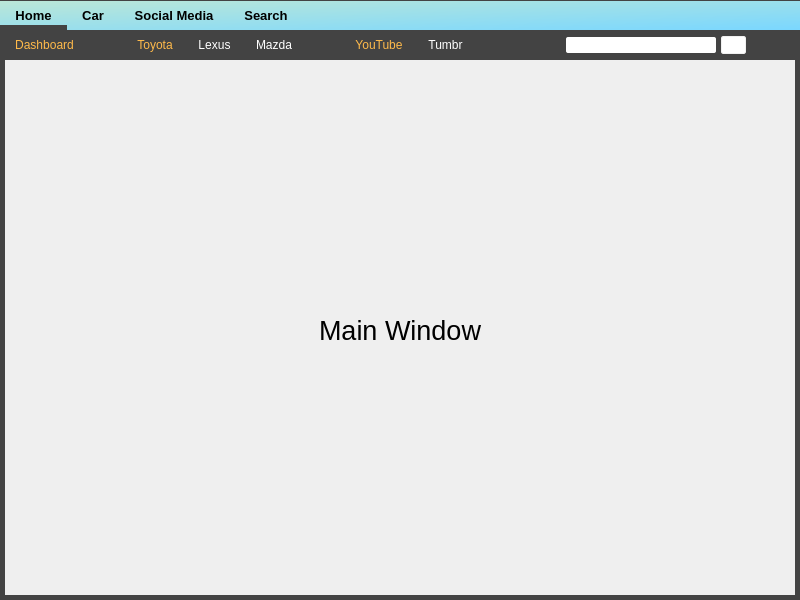
<?xml version="1.0" encoding="UTF-8"?>
<ui version="4.0">
 <class>MainWindow</class>
 <widget class="QMainWindow" name="MainWindow">
  <property name="geometry">
   <rect>
    <x>0</x>
    <y>0</y>
    <width>800</width>
    <height>600</height>
   </rect>
  </property>
  <property name="windowTitle">
   <string>MainWindow</string>
  </property>
  <property name="styleSheet">
   <string notr="true">/* Style for first menu widget  */
#main_menu_widget {
	background-color: qlineargradient(spread:pad, x1:0, y1:0, x2:1, y2:1, stop:0 rgba(188, 231, 215, 255), stop:1 rgba(122, 215, 255, 255));
	border-top: 1px solid #434343;
}

#main_menu_widget QPushButton {
	border: none;
	padding-left: 15px;
	padding-right: 15px;
}

#main_menu_widget QPushButton:hover {
	color: #0946F7
}

#main_menu_widget QPushButton:checked {
	padding-top: 5px;
	border-bottom: 5px solid rgb(67, 67, 67)
}

/* Style for second menu widget  */
#second_menu_widget  {
	background-color: rgb(67, 67, 67);
}

#second_menu_widget QPushButton  {
	border: none;
   color: #fff;
}

#second_menu_widget QPushButton:hover  {
	color: #EDBB99;
}

#second_menu_widget QPushButton:checked  {
	color: rgb(255, 186, 74);
}

/* Style for search widget  */
#search_widget QLineEdit {
	border-radius: 2px;
	padding-left: 5px;
}

#search_widget QPushButton {
	border-radius: 2px;
	background-color: #fff;
	border: 1px solid #f0f0f0;
}

#search_widget QPushButton:pressed {
	padding-left:5px;
}

/* Style for main widget  */
#main_widget {
	border-left: 5px solid #434343;
	border-right: 5px solid #434343;
	border-bottom: 5px solid #434343;
}

</string>
  </property>
  <widget class="QWidget" name="centralwidget">
   <layout class="QGridLayout" name="gridLayout_3">
    <property name="leftMargin">
     <number>0</number>
    </property>
    <property name="topMargin">
     <number>0</number>
    </property>
    <property name="rightMargin">
     <number>0</number>
    </property>
    <property name="bottomMargin">
     <number>0</number>
    </property>
    <property name="spacing">
     <number>0</number>
    </property>
    <item row="0" column="0">
     <layout class="QGridLayout" name="gridLayout_2">
      <property name="spacing">
       <number>0</number>
      </property>
      <item row="1" column="0">
       <widget class="QWidget" name="main_widget" native="true">
        <property name="styleSheet">
         <string notr="true"/>
        </property>
        <layout class="QGridLayout" name="gridLayout_4">
         <property name="leftMargin">
          <number>0</number>
         </property>
         <property name="topMargin">
          <number>0</number>
         </property>
         <property name="rightMargin">
          <number>0</number>
         </property>
         <property name="bottomMargin">
          <number>0</number>
         </property>
         <property name="spacing">
          <number>0</number>
         </property>
         <item row="0" column="0">
          <widget class="QStackedWidget" name="stackedWidget">
           <property name="acceptDrops">
            <bool>false</bool>
           </property>
           <property name="styleSheet">
            <string notr="true"/>
           </property>
           <property name="currentIndex">
            <number>0</number>
           </property>
           <widget class="QWidget" name="page_8">
            <layout class="QGridLayout" name="gridLayout_11">
             <item row="0" column="1">
              <widget class="QLabel" name="label">
               <property name="font">
                <font>
                 <pointsize>20</pointsize>
                </font>
               </property>
               <property name="text">
                <string>Main Window</string>
               </property>
               <property name="alignment">
                <set>Qt::AlignCenter</set>
               </property>
              </widget>
             </item>
            </layout>
           </widget>
          </widget>
         </item>
        </layout>
       </widget>
      </item>
      <item row="0" column="0">
       <layout class="QHBoxLayout" name="horizontalLayout">
        <property name="spacing">
         <number>0</number>
        </property>
        <item>
         <layout class="QVBoxLayout" name="verticalLayout">
          <property name="spacing">
           <number>0</number>
          </property>
          <item>
           <widget class="QWidget" name="main_menu_widget" native="true">
            <property name="minimumSize">
             <size>
              <width>0</width>
              <height>30</height>
             </size>
            </property>
            <property name="maximumSize">
             <size>
              <width>16777215</width>
              <height>40</height>
             </size>
            </property>
            <property name="styleSheet">
             <string notr="true"/>
            </property>
            <layout class="QHBoxLayout" name="horizontalLayout_2">
             <property name="spacing">
              <number>0</number>
             </property>
             <property name="leftMargin">
              <number>0</number>
             </property>
             <property name="topMargin">
              <number>0</number>
             </property>
             <property name="rightMargin">
              <number>15</number>
             </property>
             <property name="bottomMargin">
              <number>0</number>
             </property>
             <item>
              <widget class="QPushButton" name="home_btn">
               <property name="minimumSize">
                <size>
                 <width>0</width>
                 <height>30</height>
                </size>
               </property>
               <property name="font">
                <font>
                 <pointsize>10</pointsize>
                 <bold>true</bold>
                </font>
               </property>
               <property name="styleSheet">
                <string notr="true"/>
               </property>
               <property name="text">
                <string>Home</string>
               </property>
               <property name="icon">
                <iconset resource="static/resource.qrc">
                 <normaloff>:/icon/icon/home-4-48.ico</normaloff>:/icon/icon/home-4-48.ico</iconset>
               </property>
               <property name="iconSize">
                <size>
                 <width>12</width>
                 <height>12</height>
                </size>
               </property>
               <property name="checkable">
                <bool>true</bool>
               </property>
               <property name="checked">
                <bool>true</bool>
               </property>
               <property name="autoExclusive">
                <bool>true</bool>
               </property>
              </widget>
             </item>
             <item>
              <widget class="QPushButton" name="car_btn">
               <property name="minimumSize">
                <size>
                 <width>0</width>
                 <height>30</height>
                </size>
               </property>
               <property name="font">
                <font>
                 <pointsize>10</pointsize>
                 <bold>true</bold>
                </font>
               </property>
               <property name="text">
                <string>Car</string>
               </property>
               <property name="icon">
                <iconset resource="static/resource.qrc">
                 <normaloff>:/icon/icon/car-4-64.ico</normaloff>:/icon/icon/car-4-64.ico</iconset>
               </property>
               <property name="iconSize">
                <size>
                 <width>12</width>
                 <height>12</height>
                </size>
               </property>
               <property name="checkable">
                <bool>true</bool>
               </property>
               <property name="autoExclusive">
                <bool>true</bool>
               </property>
              </widget>
             </item>
             <item>
              <widget class="QPushButton" name="social_btn">
               <property name="minimumSize">
                <size>
                 <width>0</width>
                 <height>30</height>
                </size>
               </property>
               <property name="font">
                <font>
                 <pointsize>10</pointsize>
                 <bold>true</bold>
                </font>
               </property>
               <property name="styleSheet">
                <string notr="true"/>
               </property>
               <property name="text">
                <string>Social Media</string>
               </property>
               <property name="icon">
                <iconset resource="static/resource.qrc">
                 <normaloff>:/icon/icon/group-64.ico</normaloff>:/icon/icon/group-64.ico</iconset>
               </property>
               <property name="iconSize">
                <size>
                 <width>12</width>
                 <height>12</height>
                </size>
               </property>
               <property name="checkable">
                <bool>true</bool>
               </property>
               <property name="autoExclusive">
                <bool>true</bool>
               </property>
              </widget>
             </item>
             <item>
              <widget class="QPushButton" name="search_btn">
               <property name="minimumSize">
                <size>
                 <width>0</width>
                 <height>30</height>
                </size>
               </property>
               <property name="font">
                <font>
                 <pointsize>10</pointsize>
                 <bold>true</bold>
                </font>
               </property>
               <property name="text">
                <string>Search</string>
               </property>
               <property name="icon">
                <iconset resource="static/resource.qrc">
                 <normaloff>:/icon/icon/search-3-48.ico</normaloff>:/icon/icon/search-3-48.ico</iconset>
               </property>
               <property name="iconSize">
                <size>
                 <width>12</width>
                 <height>12</height>
                </size>
               </property>
               <property name="checkable">
                <bool>true</bool>
               </property>
               <property name="autoExclusive">
                <bool>true</bool>
               </property>
              </widget>
             </item>
             <item>
              <spacer name="horizontalSpacer_3">
               <property name="orientation">
                <enum>Qt::Horizontal</enum>
               </property>
               <property name="sizeHint" stdset="0">
                <size>
                 <width>40</width>
                 <height>20</height>
                </size>
               </property>
              </spacer>
             </item>
             <item>
              <widget class="QLabel" name="user_logo">
               <property name="minimumSize">
                <size>
                 <width>20</width>
                 <height>20</height>
                </size>
               </property>
               <property name="maximumSize">
                <size>
                 <width>20</width>
                 <height>20</height>
                </size>
               </property>
               <property name="text">
                <string/>
               </property>
               <property name="pixmap">
                <pixmap resource="static/resource.qrc">:/icon/icon/user-48.ico</pixmap>
               </property>
               <property name="scaledContents">
                <bool>true</bool>
               </property>
              </widget>
             </item>
            </layout>
           </widget>
          </item>
          <item>
           <widget class="QWidget" name="second_menu_widget" native="true">
            <property name="minimumSize">
             <size>
              <width>0</width>
              <height>30</height>
             </size>
            </property>
            <property name="maximumSize">
             <size>
              <width>16777215</width>
              <height>30</height>
             </size>
            </property>
            <property name="styleSheet">
             <string notr="true"/>
            </property>
            <layout class="QHBoxLayout" name="horizontalLayout_3">
             <property name="spacing">
              <number>25</number>
             </property>
             <property name="leftMargin">
              <number>15</number>
             </property>
             <property name="topMargin">
              <number>0</number>
             </property>
             <property name="rightMargin">
              <number>15</number>
             </property>
             <property name="bottomMargin">
              <number>0</number>
             </property>
             <item>
              <widget class="QWidget" name="home_widget" native="true">
               <layout class="QHBoxLayout" name="horizontalLayout_4">
                <property name="spacing">
                 <number>0</number>
                </property>
                <property name="leftMargin">
                 <number>0</number>
                </property>
                <property name="topMargin">
                 <number>0</number>
                </property>
                <property name="rightMargin">
                 <number>0</number>
                </property>
                <property name="bottomMargin">
                 <number>0</number>
                </property>
                <item>
                 <widget class="QPushButton" name="pushButton_5">
                  <property name="text">
                   <string>Dashboard</string>
                  </property>
                  <property name="checkable">
                   <bool>true</bool>
                  </property>
                  <property name="checked">
                   <bool>true</bool>
                  </property>
                  <property name="autoExclusive">
                   <bool>true</bool>
                  </property>
                 </widget>
                </item>
                <item>
                 <spacer name="horizontalSpacer_7">
                  <property name="orientation">
                   <enum>Qt::Horizontal</enum>
                  </property>
                  <property name="sizeHint" stdset="0">
                   <size>
                    <width>40</width>
                    <height>20</height>
                   </size>
                  </property>
                 </spacer>
                </item>
               </layout>
              </widget>
             </item>
             <item>
              <widget class="QWidget" name="car_widget" native="true">
               <layout class="QHBoxLayout" name="horizontalLayout_5">
                <property name="spacing">
                 <number>25</number>
                </property>
                <property name="leftMargin">
                 <number>0</number>
                </property>
                <property name="topMargin">
                 <number>0</number>
                </property>
                <property name="rightMargin">
                 <number>0</number>
                </property>
                <property name="bottomMargin">
                 <number>0</number>
                </property>
                <item>
                 <widget class="QPushButton" name="pushButton_6">
                  <property name="text">
                   <string>Toyota</string>
                  </property>
                  <property name="checkable">
                   <bool>true</bool>
                  </property>
                  <property name="checked">
                   <bool>true</bool>
                  </property>
                  <property name="autoExclusive">
                   <bool>true</bool>
                  </property>
                 </widget>
                </item>
                <item>
                 <widget class="QPushButton" name="pushButton_7">
                  <property name="text">
                   <string>Lexus</string>
                  </property>
                  <property name="checkable">
                   <bool>true</bool>
                  </property>
                  <property name="autoExclusive">
                   <bool>true</bool>
                  </property>
                 </widget>
                </item>
                <item>
                 <widget class="QPushButton" name="pushButton_8">
                  <property name="text">
                   <string>Mazda</string>
                  </property>
                  <property name="checkable">
                   <bool>true</bool>
                  </property>
                  <property name="autoExclusive">
                   <bool>true</bool>
                  </property>
                 </widget>
                </item>
                <item>
                 <spacer name="horizontalSpacer_2">
                  <property name="orientation">
                   <enum>Qt::Horizontal</enum>
                  </property>
                  <property name="sizeHint" stdset="0">
                   <size>
                    <width>40</width>
                    <height>20</height>
                   </size>
                  </property>
                 </spacer>
                </item>
               </layout>
              </widget>
             </item>
             <item>
              <widget class="QWidget" name="socail_widget" native="true">
               <layout class="QHBoxLayout" name="horizontalLayout_6">
                <property name="spacing">
                 <number>25</number>
                </property>
                <property name="leftMargin">
                 <number>0</number>
                </property>
                <property name="topMargin">
                 <number>0</number>
                </property>
                <property name="rightMargin">
                 <number>0</number>
                </property>
                <property name="bottomMargin">
                 <number>0</number>
                </property>
                <item>
                 <widget class="QPushButton" name="pushButton_10">
                  <property name="text">
                   <string>YouTube</string>
                  </property>
                  <property name="checkable">
                   <bool>true</bool>
                  </property>
                  <property name="checked">
                   <bool>true</bool>
                  </property>
                  <property name="autoExclusive">
                   <bool>true</bool>
                  </property>
                 </widget>
                </item>
                <item>
                 <widget class="QPushButton" name="pushButton_11">
                  <property name="text">
                   <string>Tumbr</string>
                  </property>
                  <property name="checkable">
                   <bool>true</bool>
                  </property>
                  <property name="autoExclusive">
                   <bool>true</bool>
                  </property>
                 </widget>
                </item>
                <item>
                 <spacer name="horizontalSpacer_5">
                  <property name="orientation">
                   <enum>Qt::Horizontal</enum>
                  </property>
                  <property name="sizeHint" stdset="0">
                   <size>
                    <width>40</width>
                    <height>20</height>
                   </size>
                  </property>
                 </spacer>
                </item>
               </layout>
              </widget>
             </item>
             <item>
              <widget class="QWidget" name="search_widget" native="true">
               <layout class="QHBoxLayout" name="horizontalLayout_8">
                <property name="spacing">
                 <number>5</number>
                </property>
                <property name="leftMargin">
                 <number>0</number>
                </property>
                <property name="topMargin">
                 <number>0</number>
                </property>
                <property name="rightMargin">
                 <number>0</number>
                </property>
                <property name="bottomMargin">
                 <number>0</number>
                </property>
                <item>
                 <spacer name="horizontalSpacer_4">
                  <property name="orientation">
                   <enum>Qt::Horizontal</enum>
                  </property>
                  <property name="sizeHint" stdset="0">
                   <size>
                    <width>40</width>
                    <height>20</height>
                   </size>
                  </property>
                 </spacer>
                </item>
                <item>
                 <widget class="QLineEdit" name="lineEdit">
                  <property name="minimumSize">
                   <size>
                    <width>150</width>
                    <height>0</height>
                   </size>
                  </property>
                  <property name="maximumSize">
                   <size>
                    <width>150</width>
                    <height>16777215</height>
                   </size>
                  </property>
                  <property name="styleSheet">
                   <string notr="true"/>
                  </property>
                  <property name="clearButtonEnabled">
                   <bool>true</bool>
                  </property>
                 </widget>
                </item>
                <item>
                 <widget class="QPushButton" name="pushButton_13">
                  <property name="minimumSize">
                   <size>
                    <width>25</width>
                    <height>18</height>
                   </size>
                  </property>
                  <property name="maximumSize">
                   <size>
                    <width>25</width>
                    <height>18</height>
                   </size>
                  </property>
                  <property name="styleSheet">
                   <string notr="true"/>
                  </property>
                  <property name="text">
                   <string/>
                  </property>
                  <property name="icon">
                   <iconset resource="static/resource.qrc">
                    <normaloff>:/icon/icon/search-3-48.ico</normaloff>:/icon/icon/search-3-48.ico</iconset>
                  </property>
                  <property name="iconSize">
                   <size>
                    <width>12</width>
                    <height>12</height>
                   </size>
                  </property>
                 </widget>
                </item>
                <item>
                 <spacer name="horizontalSpacer">
                  <property name="orientation">
                   <enum>Qt::Horizontal</enum>
                  </property>
                  <property name="sizeHint" stdset="0">
                   <size>
                    <width>40</width>
                    <height>20</height>
                   </size>
                  </property>
                 </spacer>
                </item>
               </layout>
              </widget>
             </item>
            </layout>
           </widget>
          </item>
         </layout>
        </item>
       </layout>
      </item>
     </layout>
    </item>
   </layout>
  </widget>
 </widget>
 <resources>
  <include location="static/resource.qrc"/>
 </resources>
 <connections>
  <connection>
   <sender>car_btn</sender>
   <signal>toggled(bool)</signal>
   <receiver>car_widget</receiver>
   <slot>setVisible(bool)</slot>
   <hints>
    <hint type="sourcelabel">
     <x>194</x>
     <y>35</y>
    </hint>
    <hint type="destinationlabel">
     <x>227</x>
     <y>55</y>
    </hint>
   </hints>
  </connection>
  <connection>
   <sender>car_btn</sender>
   <signal>toggled(bool)</signal>
   <receiver>home_widget</receiver>
   <slot>setHidden(bool)</slot>
   <hints>
    <hint type="sourcelabel">
     <x>171</x>
     <y>28</y>
    </hint>
    <hint type="destinationlabel">
     <x>106</x>
     <y>82</y>
    </hint>
   </hints>
  </connection>
  <connection>
   <sender>car_btn</sender>
   <signal>toggled(bool)</signal>
   <receiver>socail_widget</receiver>
   <slot>setHidden(bool)</slot>
   <hints>
    <hint type="sourcelabel">
     <x>209</x>
     <y>54</y>
    </hint>
    <hint type="destinationlabel">
     <x>351</x>
     <y>61</y>
    </hint>
   </hints>
  </connection>
  <connection>
   <sender>home_btn</sender>
   <signal>toggled(bool)</signal>
   <receiver>socail_widget</receiver>
   <slot>setHidden(bool)</slot>
   <hints>
    <hint type="sourcelabel">
     <x>143</x>
     <y>54</y>
    </hint>
    <hint type="destinationlabel">
     <x>330</x>
     <y>78</y>
    </hint>
   </hints>
  </connection>
  <connection>
   <sender>home_btn</sender>
   <signal>toggled(bool)</signal>
   <receiver>home_widget</receiver>
   <slot>setVisible(bool)</slot>
   <hints>
    <hint type="sourcelabel">
     <x>113</x>
     <y>39</y>
    </hint>
    <hint type="destinationlabel">
     <x>122</x>
     <y>58</y>
    </hint>
   </hints>
  </connection>
  <connection>
   <sender>home_btn</sender>
   <signal>toggled(bool)</signal>
   <receiver>car_widget</receiver>
   <slot>setHidden(bool)</slot>
   <hints>
    <hint type="sourcelabel">
     <x>142</x>
     <y>46</y>
    </hint>
    <hint type="destinationlabel">
     <x>188</x>
     <y>58</y>
    </hint>
   </hints>
  </connection>
  <connection>
   <sender>search_btn</sender>
   <signal>toggled(bool)</signal>
   <receiver>search_widget</receiver>
   <slot>setVisible(bool)</slot>
   <hints>
    <hint type="sourcelabel">
     <x>386</x>
     <y>47</y>
    </hint>
    <hint type="destinationlabel">
     <x>670</x>
     <y>57</y>
    </hint>
   </hints>
  </connection>
  <connection>
   <sender>search_btn</sender>
   <signal>toggled(bool)</signal>
   <receiver>socail_widget</receiver>
   <slot>setHidden(bool)</slot>
   <hints>
    <hint type="sourcelabel">
     <x>334</x>
     <y>43</y>
    </hint>
    <hint type="destinationlabel">
     <x>336</x>
     <y>56</y>
    </hint>
   </hints>
  </connection>
  <connection>
   <sender>search_btn</sender>
   <signal>toggled(bool)</signal>
   <receiver>car_widget</receiver>
   <slot>setHidden(bool)</slot>
   <hints>
    <hint type="sourcelabel">
     <x>411</x>
     <y>33</y>
    </hint>
    <hint type="destinationlabel">
     <x>279</x>
     <y>58</y>
    </hint>
   </hints>
  </connection>
  <connection>
   <sender>search_btn</sender>
   <signal>toggled(bool)</signal>
   <receiver>home_widget</receiver>
   <slot>setHidden(bool)</slot>
   <hints>
    <hint type="sourcelabel">
     <x>398</x>
     <y>25</y>
    </hint>
    <hint type="destinationlabel">
     <x>127</x>
     <y>60</y>
    </hint>
   </hints>
  </connection>
  <connection>
   <sender>home_btn</sender>
   <signal>toggled(bool)</signal>
   <receiver>search_widget</receiver>
   <slot>setHidden(bool)</slot>
   <hints>
    <hint type="sourcelabel">
     <x>43</x>
     <y>17</y>
    </hint>
    <hint type="destinationlabel">
     <x>659</x>
     <y>47</y>
    </hint>
   </hints>
  </connection>
  <connection>
   <sender>car_btn</sender>
   <signal>toggled(bool)</signal>
   <receiver>search_widget</receiver>
   <slot>setHidden(bool)</slot>
   <hints>
    <hint type="sourcelabel">
     <x>116</x>
     <y>17</y>
    </hint>
    <hint type="destinationlabel">
     <x>659</x>
     <y>47</y>
    </hint>
   </hints>
  </connection>
  <connection>
   <sender>social_btn</sender>
   <signal>toggled(bool)</signal>
   <receiver>socail_widget</receiver>
   <slot>setVisible(bool)</slot>
   <hints>
    <hint type="sourcelabel">
     <x>210</x>
     <y>17</y>
    </hint>
    <hint type="destinationlabel">
     <x>426</x>
     <y>47</y>
    </hint>
   </hints>
  </connection>
  <connection>
   <sender>social_btn</sender>
   <signal>toggled(bool)</signal>
   <receiver>home_widget</receiver>
   <slot>setHidden(bool)</slot>
   <hints>
    <hint type="sourcelabel">
     <x>210</x>
     <y>17</y>
    </hint>
    <hint type="destinationlabel">
     <x>53</x>
     <y>47</y>
    </hint>
   </hints>
  </connection>
  <connection>
   <sender>social_btn</sender>
   <signal>toggled(bool)</signal>
   <receiver>car_widget</receiver>
   <slot>setHidden(bool)</slot>
   <hints>
    <hint type="sourcelabel">
     <x>210</x>
     <y>17</y>
    </hint>
    <hint type="destinationlabel">
     <x>221</x>
     <y>47</y>
    </hint>
   </hints>
  </connection>
  <connection>
   <sender>social_btn</sender>
   <signal>toggled(bool)</signal>
   <receiver>search_widget</receiver>
   <slot>setHidden(bool)</slot>
   <hints>
    <hint type="sourcelabel">
     <x>210</x>
     <y>17</y>
    </hint>
    <hint type="destinationlabel">
     <x>659</x>
     <y>47</y>
    </hint>
   </hints>
  </connection>
 </connections>
</ui>
